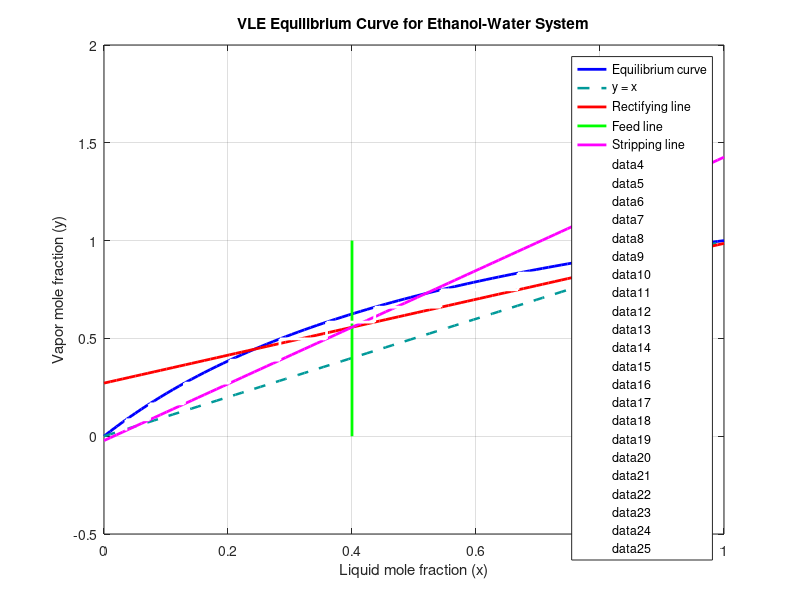

Here is the MATLAB script that generated this plot:
clear
clc
close all

% Relative volatility for ethanol-water mixture
alpha = 2.5;

x = linspace(0,1,100);

% Equilibrium relation
y = (alpha .* x) ./ (1 + (alpha - 1).*x);

figure
plot(x,y,'b','LineWidth',2)
hold on

plot(x,x,'Color',[0 0.6 0.6],'LineStyle','--','LineWidth',1.8)

xlabel('Liquid mole fraction (x)')
ylabel('Vapor mole fraction (y)')
title('VLE Equilibrium Curve for Ethanol-Water System')

legend('Equilibrium curve','y = x')
grid on


% Distillation specifications
xD = 0.95;   
xB = 0.05;   
R  = 2.5;    

% Rectifying operating line
y_rect = (R/(R+1))*x + xD/(R+1);

plot(x,y_rect,'r','LineWidth',2)

legend('Equilibrium curve','y = x','Rectifying operating line')


xF=0.4;    
q=1;      

if q==1
    x_q=[xF xF];
    y_q=[0 1];
    plot(x_q,y_q,'g','LineWidth',2)
else
    y_q = (q/(q-1))*x-xF/(q-1);
    plot(x,y_q,'g','LineWidth',2)
end

legend('Equilibrium curve','y = x','Rectifying line','Feed line (q-line)')


m = R/(R+1);
c = xD/(R+1);

if q==1
    x_int = xF;
    y_int = m*x_int + c;
else
    m_q = q/(q-1);
    c_q = -xF/(q-1);
    
    x_int = (c_q - c)/(m - m_q);
    y_int = m*x_int + c;
end

y_strip = ((y_int - xB)/(x_int - xB))*(x - xB) + xB;

plot(x,y_strip,'m','LineWidth',2)

legend('Equilibrium curve','y = x','Rectifying line','Feed line','Stripping line')


x_stage = xD;
y_stage = xD;

stages = 0;

while x_stage > xB 
    x_new = (y_stage) / (alpha - (alpha-1)*y_stage);
    
    plot([x_stage x_new],[y_stage y_stage],'w','LineWidth',2)
    
    x_stage = x_new;
    
    if x_stage > xF
        y_new = m*x_stage + c;         
    else
        y_new = ((y_int - xB)/(x_int - xB))*(x_stage - xB) + xB;  % stripping
    end
    
    plot([x_stage x_stage],[y_stage y_new],'w','LineWidth',2)
    
    y_stage = y_new;
    
    stages=stages+1;
end

disp(['Number of theoretical stages: ', num2str(stages)])
